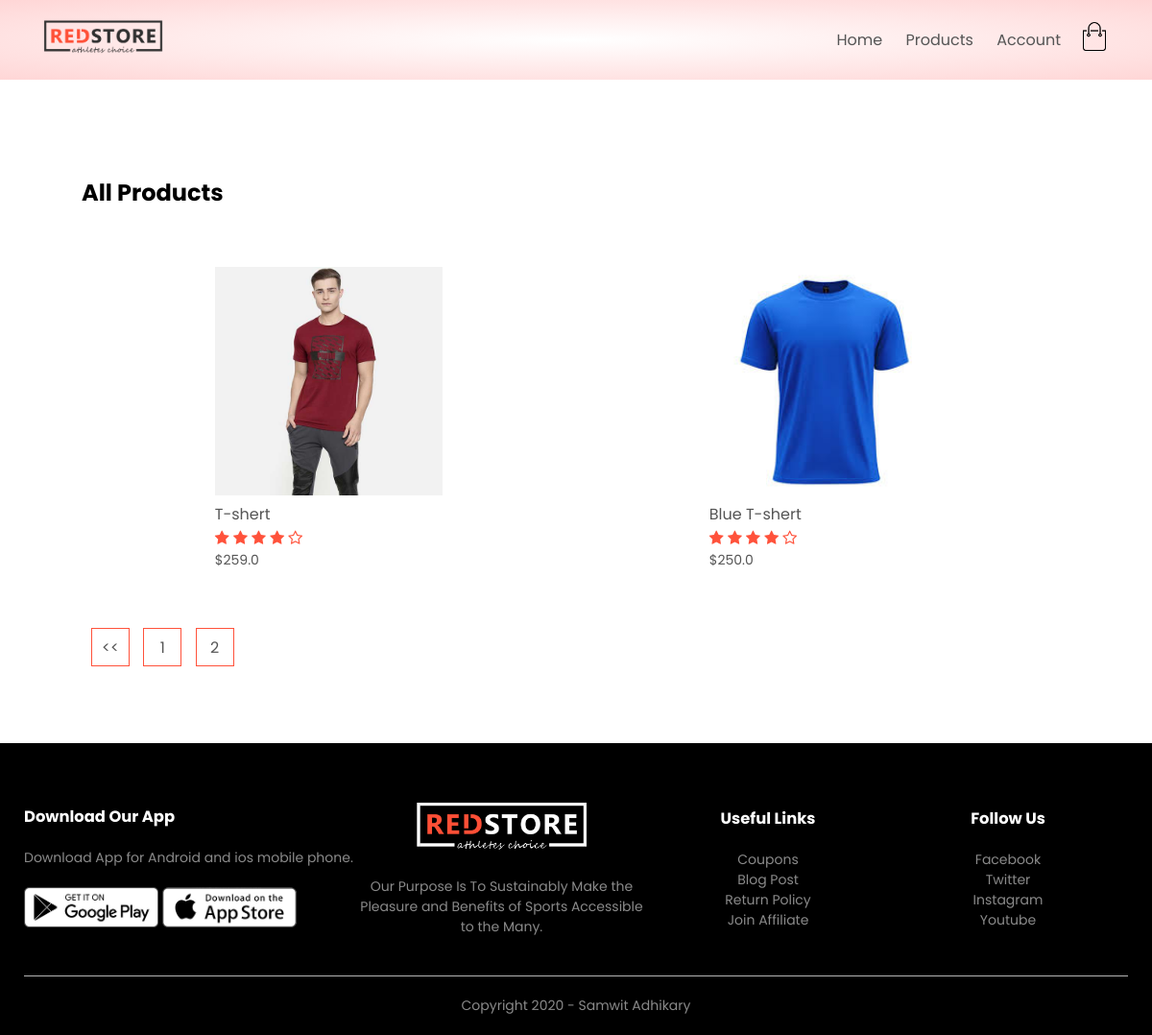
The app's page /products/?page=2, older data.
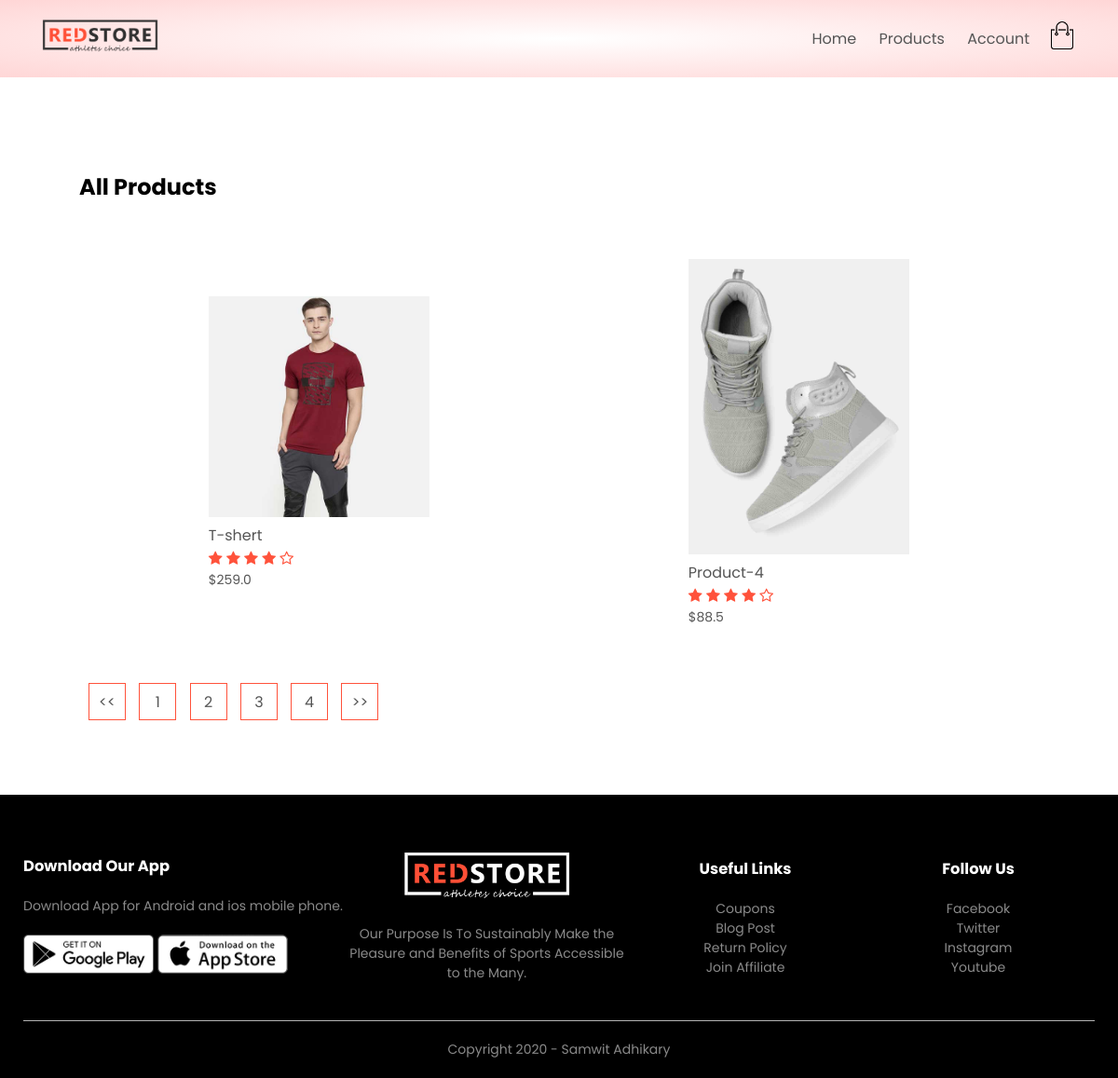
The same page, newer data.
### products/models.py (models this page shows, shortened)
class Product(models.Model):
    LIVE = 1
    DELETE = 0
    DELETE_CHOICES = ((LIVE,'Live'), (DELETE,'Delete'))
    title = models.CharField(max_length=150)
    price = models.FloatField()
    description = models.TextField()
    image = models.ImageField(upload_to="media/")
    priority = models.IntegerField(default=0)
    delete_staus = models.IntegerField(choices=DELETE_CHOICES, default=LIVE)
    create_at = models.DateTimeField(auto_now_add=True)
    update_at = models.DateTimeField(auto_now=True)

### products/views.py (the view)
# urls.py: path('products/', views.product_list, name='product_list'),
def product_list(request):
    page = 1
    if request.GET:
        page = request.GET.get('page', 1)
    products_list = Product.objects.order_by('priority')
    product_paginator = Paginator(products_list, 2)
    product_list = product_paginator.get_page(page)
    context = {'products': product_list}
    return render(request, 'products.html', context)

### products/templatetags/chunks.py (called while the page is built)
@register.filter(name='chunks')
def row(list_data, chunk_size):
    chunk = []
    i = 0
    for data in list_data:
        chunk.append(data)
        i += 1
        if i == chunk_size:
            yield chunk
            i=0
            chunk = []
    if chunk:
        yield chunk

### templates/products.html
{% extends 'blank_layout.html' %}
{% block content %}
    {% include 'product_list.html' %}
{% endblock content %}

### templates/product_list.html (shortened to what this page needs)
{% load static %}
{% load chunks %}
<div class="small-container">
    <div class="row row-2">
        <h2>All Products</h2>
    </div>
    {% for product_chunks in products|chunks:4 %}
    <div class="row">
        {% for product in  product_chunks %}
        <div class="col-4">
          <a href="{% url 'product_details' product.id %}"><img src="{{ product.image.url }}"></a>
            <h4>{{ product.title }}</h4>
            <div class="rating">
                <i class="fa fa-star"></i>
                <i class="fa fa-star"></i>
                <i class="fa fa-star"></i>
                <i class="fa fa-star"></i>
                <i class="fa fa-star-o"></i>
            </div>
            <p>${{ product.price }}</p>
        </div>
        {% endfor %}
    </div>
    {% endfor %}
    <div class="page-btn">
        {% if products.has_previous %}
            <a href="?page={{products.previous_page_number}}"><span><<</span></a>
        {% endif %}
        {% for i in products.paginator.page_range %}
        <a href="?page={{i}}"><span>{{i}}</span></a>
        {% endfor %}
        {% if products.has_next %}
            <a href="?page={{products.next_page_number}}"><span>>></span></a>
        {% endif %}
    </div>
</div>

Row changes from the older to the newer data that the page shows:
no longer on this page (row unchanged): Product: image (picture), title "Blue T-shert", price "250.0"
added Product: image (picture), title "Product-4", price "88.5"
Text that changed along with them:
new list line: "3"
new list line: "4"
